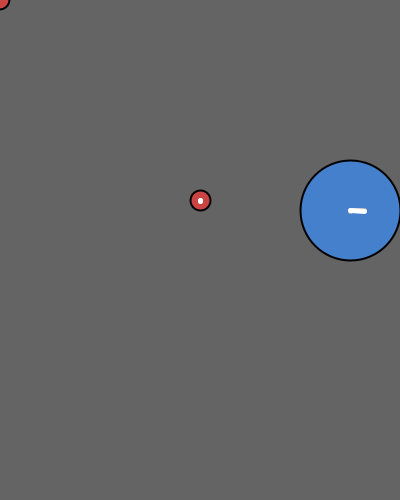
Frame 1 (no input)
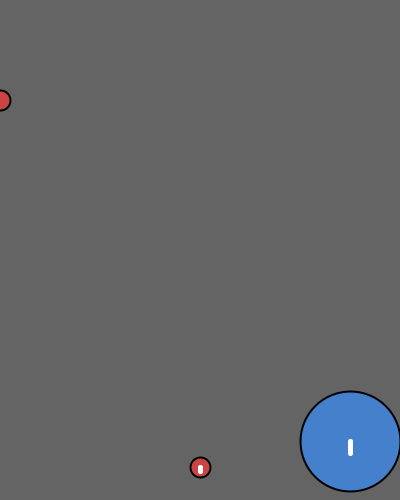
Frame 60 (the mouse pressed at the canvas centre just before this capture)
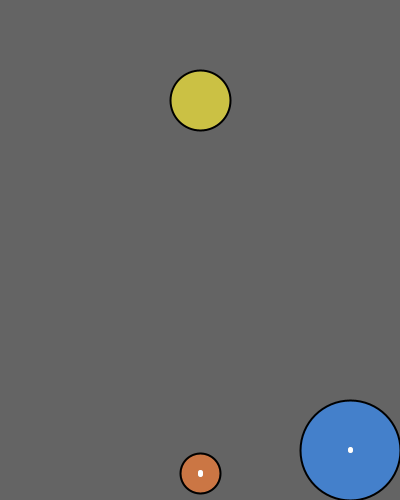
Frame 120 (the mouse held since frame 60 and released just before this capture)

The Processing sketch that drew these frames (run headless with seeded random() and noise(); from frame 60 on, the mouse is pressed at the canvas centre):

// Processing sketch: suika
// ── suika.pde
public void setup(){
  strokeWeight(2);
  frameRate(60);
  
  size(400,500);
  background(background);
  
  //initialise to -1
  for (int i = 0; i < maxobjects; i++) {
    for (int j = 0; j < 5; j++) {
        obj[i][j] = -1;
    }
  }
  
  //create objects
  
  obj[0] = new double[] {4,500,210,-10,0};
  obj[1] = new double[] {0,200,200,0,0};
  //obj[2] = new double[] {2,650,300,-10,0};
  //obj[3] = new double[] {3,550,210,0,0};
  //obj[4] = new double[] {4,800,300,-200,0};
  //obj[5] = new double[] {5,350,300,0,0};
  
  
}

int r = 0;
//create object at mousepress
void mousePressed(){
  
  int e = elist();
  if (e!=-1) obj[e] = new double[] {r,mouseX,100,0,0};
  
  r = new java.util.Random().nextInt(3);
  pobj = new double[] {r,mouseX,100,0,0};;
  //print(e+" ");
  
}

  //notes: sometimes when balls collide they come out swapped, in the wrong places for some reason?

  //bg size doesnt work?
  int background = 100;
  int[] ssize = {400,500};
  //physics variables
  double gravity = 0.3;
  double restitution = 0.3;
  double friction = 0.03;
  double slidingfriction = 5;
  
  //temp elasticity coefficient
  double tec =  0.09;
  
  //max amt of objects
  final int maxobjects = 500;

  //object array: piece index, { piece type, piece x, piece y, piece velo x, piece velo y }
  double obj[][] = new double [maxobjects][5];
  
  double pobj[] = new double[] {0,-1,-1,-1,-1};
  
//every frame, tick physics and render
void draw(){
  ptick();
  render();
  
  
  
  pobj = new double[] {pobj[0],mouseX,100,0,0};
  //obj[1] = new double[] {0,mouseX,mouseY,0,0};
  //obj[2] = new double[] {0,mouseX+45,mouseY-18,0,0};
  
  //obj[3] = new double[] {0,mouseX-80,mouseY-45,0,0};
  //obj[4] = new double[] {0,mouseX+80,mouseY-45,0,0};
}

void merge(int ci, int di){
  double[] c = obj[ci];
  double[] d = obj[di];
  
  int cpt = (int)c[0];
  int dpt = (int)d[0];
  
  
  //print(cpt);
  
  //print(dpt);
  
  //print("\n");
  
  if (cpt!=dpt) return;
  
  double nx = (c[1]+d[1])/2;
  double ny = (c[2]+d[2])/2;
  double nmx = (c[3]+d[3])/2;
  double nmy = (c[4]+d[4])/2;
  
  dlist(di);
  obj[ci] = new double[] {cpt+1,nx,ny,nmx,nmy};
  
}

//physics handler
void ptick(){
  
  //handles gravity, friction, velocity
  for (int i = 0;i<obj.length;i++) {
    double[] c = obj[i];
    if (c[0]!=-1){
      
      //acceleration from gravity
      c[4] += gravity;
      
      //move according to velocity
      c[1] += c[3];
      c[2] += c[4];
      
      //reduce x velocity for friction
      if (c[3]>0){
        c[3]-=friction;
      }else{
        c[3]+=friction;
      }
      
      if (Math.abs(c[3])<slidingfriction) c[3] = 0;
      
    };
  }
  
  
  //wall collision
  for (int i = 0;i<obj.length;i++) {
    double[] c = obj[i];
    int r = rradius((int)c[0]);
    if (c[0]!=-1){
      //if hitting boundary walls, flip velocity and * by rest.
      
      //floor
      if (c[2]+r>=ssize[1]){
        c[2] = ssize[1]-r;
        c[4] *= (-1*restitution);
      }
      //ceiling
      if (c[2]-r<=0){
        c[2] = 0+r;
        c[4] *= (-1*restitution);
      }
      //right wall
      if (c[1]+r>=ssize[0]){
        c[1] = ssize[0]-r;
        c[3] *= (-1*restitution);
      }
      //left wall
      if (c[1]-r<=0){
        c[1] = 0+r;
        c[3] *= (-1*restitution);
      }
    };
  }
  
  //two object collision
  for (int i = 0;i<obj.length;i++) {
    double[] c = obj[i];
    if (c[0]!=-1){
      for (int j = 0;j<obj.length;j++) {
        double[] d = obj[j];
        if (d[0]!=-1){
          if (i==j) break;
          
          //runs only once for every pair of existing objects (honestly no clue how i got this to work)
          
          //c and d are existing object arrays
          
          //check touching
          int cr = rradius((int)c[0]);
          int dr = rradius((int)d[0]);
          
          //if they are intersecting, call collision() on the two objects
          if (distance(i,j)<=cr+dr){
            collision(i,j);
            merge(i,j);
          }
          
        };
      }
    };
  }
}

//collision handler
void collision(int ci, int di){
  
  double m = 02;
  //handles collision between objects C and D
  
  double[] c = obj[ci];
  double cx = c[1];
  double cy = c[2];
  
  
  int cm = rradius((int)c[0]);
  //cm*=cm;
  
  double[] d = obj[di];
  double dx = d[1];
  double dy = d[2];
  
  
  int dm = rradius((int)d[0]);
  
  //dm*=dm;
  
  //the amount of intersect is the two radius minus the distance. divided by two so each object moves half intersection length
  double intersect = (rradius((int)c[0])+rradius((int)d[0])-distance(ci,di))/2;
  
  //ARCTAN SQUARED is needed to account for both signs
  //the angle, in radians, from c to d
  float cd = atan2((float)(cx-dx),(float)(cy-dy));
  //print(cx-dx +" "+(cy-dy) + " " + cd+" \n ");
  
  //the angle in radians from d to c (basically c>d rotated 180)
  float dc = cd+PI;

  //converts a vector of (Direction: DC) and (Magnitude: intersection) to its equivalent X and Y components
  double fdy = cos(dc)*intersect;
  double fdx = sin(dc)*intersect;
  
  //converts a vector of (Direction: CD) and (Magnitude: intersection) to its equivalent X and Y components
  double fcy = cos(cd)*intersect;
  double fcx = sin(cd)*intersect;
  
  //move the c object
  c[1] += fcx;
  c[2] += fcy;
  
  //move the d object
  d[1] += fdx;
  d[2] += fdy;
  
  //change the c object's acceleration to the same direction its moving
  c[3] += fcx/tec/cm;
  c[4] += fcy/tec/cm;
  
  //change the d object's acceleration to the same direction its moving
  d[3] += fdx/tec/dm;
  d[4] += fdy/tec/dm;
  
  //change the c object's acceleration to the same direction its moving
  //c[3] = fcx*tec/cm*m; //rradius((int)c[0])*m;
  //c[4] = fcy*tec/cm*m; ///rradius((int)c[0])*m;
  
  //change the d object's acceleration to the same direction its moving
  //d[3] = fdx*tec/dm*m;///rradius((int)d[0])*m;
  //d[4] = fdy*tec/dm*m;///rradius((int)d[0])*m;
  
  //print(cd+" "+dc+" / "+(float)fcx+" "+(float)fcy+"/"+(float)fdx+" "+(float)fdy+"\n");
  //c[3] = 0;
  //c[4] = 0;
  //d[3] = 0;
  //d[4] = 0;
  
  
  stroke(0);
  strokeWeight(2);
  
}

double distance(int ci, int di){
  double[] c = obj[ci];
  double[] d = obj[di];
 
  double deltax = Math.abs(c[1]-d[1]);
  double deltay = Math.abs(c[2]-d[2]);
  
  //this is just the pythagorean theorum
  double ret = Math.sqrt(deltax*deltax+deltay*deltay);
  return ret;
}

//render function
void render(){
  background(background);
  
  double[] p = pobj;
  
  fill(rcolor((int)p[0]));
  ellipse(Math.round(p[1]),Math.round(p[2]),rradius((int)p[0])*2,rradius((int)p[0])*2);
  print("\n\n\n\n\n\n\n\n\n\n\n\n\n\n\n\n");    
  print("obj[][] ---------------------------------------------------------\n\n");   
  
  for (int i = 0;i<obj.length;i++) {
    double[] c = obj[i];
    if (c[0]!=-1){
      
      print("[" + i + "] piecetype: "+(int)c[0]+", x: "+(int)c[1]+", y: "+(int)c[2]+", xv: "+(float)Math.round(c[3]*100)/100+", yv: "+(float)Math.round(c[4]*100)/100+"\n");
      
      fill(rcolor((int)c[0]));
      
      //for each existing object, draw an circle with the correct radius
      ellipse(Math.round(c[1]),Math.round(c[2]),rradius((int)c[0])*2,rradius((int)c[0])*2);
      
      stroke(180);
      fill(255);
      strokeWeight(5);
      line((float)c[1],(float)c[2],(float)(c[1]+c[3]*5),(float)c[2]);
      line((float)c[1],(float)c[2],(float)c[1],(float)(c[2]+c[4]*5));
      
      stroke(255);
      line((float)c[1],(float)c[2],(float)(c[1]+c[3]*5),(float)(c[2]+c[4]*5));
      
      stroke(0);
      strokeWeight(2);
    };
  }
}

//get the first empty index of list
int elist(){
  for (int i = 0; i < maxobjects; i++) {
    if (obj[i][0] == -1) return i;
  }
  return -1;
}

//reset index of list to -1
void dlist(int index){
  for (int j = 0; j < 5; j++) {
    obj[index][j] = -1;
  }
}

//returns the corresponding radius for piece type (just a wrapped switch case)
int rradius(int piecetype){
  switch (piecetype){
    case 0:
      return 10;
    case 1:
      return 20;
    case 2:
      return 30;
    case 3:
      return 40;
    case 4:
      return 50;
    case 5:
      return 60;
    case 6:
      return 70;
    case 7:
      return 80;
    case 8:
      return 90;
    case 9:
      return 100;
    case 10:
      return 110;
    case 11:
      return 120;
    default:
      return -1;
  }
}

//returns the corresponding color for piece type (also just a wrapped switch case)
int rcolor(int piecetype){
  switch (piecetype){
    case 0:
      return #CB4444;
    case 1:
      return #CB7644;
    case 2:
      return #CBC144;
    case 3:
      return #44CB4E;
    case 4:
      return #4480CB;
    case 5:
      return #B944CB;
    case 6:
      return 255;
    case 7:
      return 200;
    case 8:
      return 180;
    case 9:
      return 160;
    case 10:
      return 110;
    case 11:
      return 70;
    default:
      return -1;
  }
}
